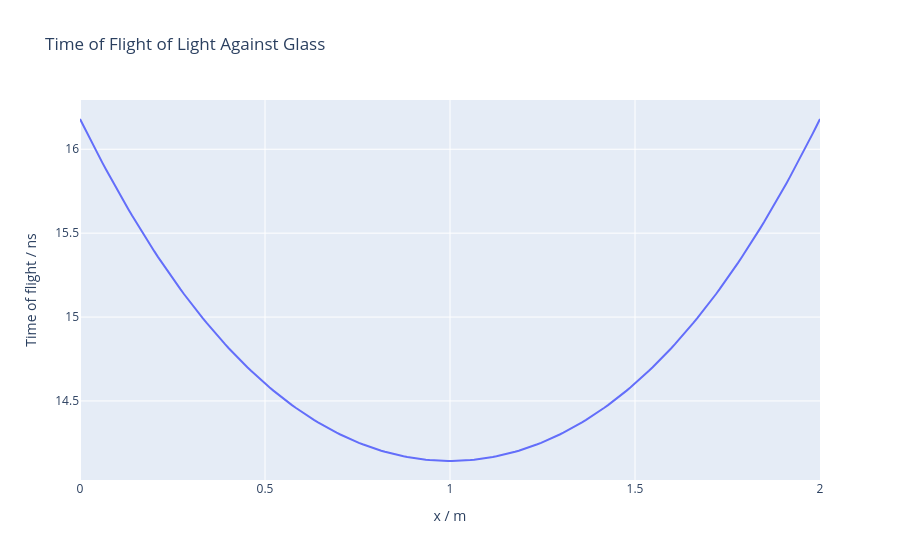

The notebook cell this image was saved under:
### Code cell
fig = px.line(data, x='x / m', y='Time of flight / ns', title="Time of Flight of Light Against Glass")
fig.update_layout(hovermode='x unified')
fig.show()

### Figure 1 — Plotly figure (JSON) as saved in the notebook; plotly's stock layout.template omitted (floating-point values rounded to 4 significant figures; data arrays with more than 128 entries replaced by an {"elided": "..."} marker saying what was removed)
{"data": [{"hovertemplate": "x / m=%{x}<br>Time of flight / ns=%{y}<extra></extra>", "legendgroup": "", "line": {"color": "#636efa", "dash": "solid"}, "marker": {"symbol": "circle"}, "mode": "lines", "name": "", "orientation": "v", "showlegend": false, "type": "scatter", "x": {"elided": "200 float values"}, "xaxis": "x", "y": {"elided": "200 float values"}, "yaxis": "y"}], "layout": {"hovermode": "x unified", "legend": {"tracegroupgap": 0}, "title": {"text": "Time of Flight of Light Against Glass"}, "xaxis": {"anchor": "y", "domain": [0, 1], "title": {"text": "x / m"}}, "yaxis": {"anchor": "x", "domain": [0, 1], "title": {"text": "Time of flight / ns"}}}}
